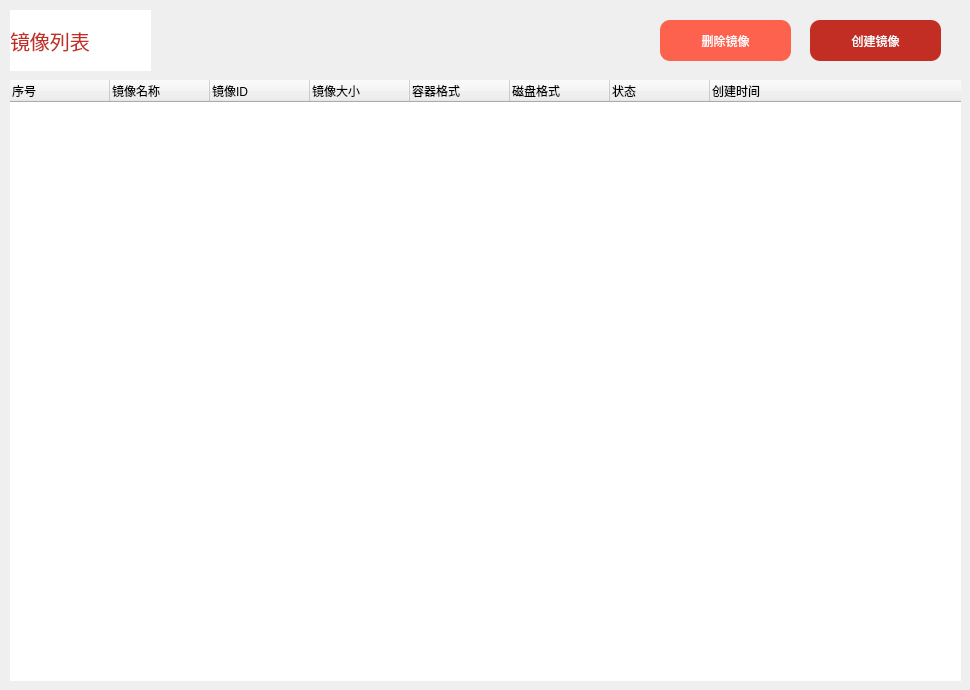
    <widget class="QWidget" name="stack_image">
     <widget class="QPushButton" name="pushButton_delimage">
      <property name="geometry">
       <rect>
        <x>660</x>
        <y>20</y>
        <width>131</width>
        <height>41</height>
       </rect>
      </property>
      <property name="styleSheet">
       <string notr="true">QPushButton{
	font: 57 9pt &quot;HarmonyOS Sans SC&quot;;
	background-color: #fc624e;
	color: white;
	border: none;
	border-radius: 10px;

}

QPushButton:hover {
	background-color: white;
	color: #fc624e;
}</string>
      </property>
      <property name="text">
       <string>删除镜像</string>
      </property>
     </widget>
     <widget class="QTreeWidget" name="tree_images">
      <property name="geometry">
       <rect>
        <x>10</x>
        <y>80</y>
        <width>951</width>
        <height>601</height>
       </rect>
      </property>
      <property name="styleSheet">
       <string notr="true">QTreeWidget {border: none;font: 57 9pt &quot;HarmonyOS Sans SC&quot;;}
QHeaderView::section {font: 57 9pt &quot;HarmonyOS Sans SC&quot;;}
QTreeWidget::item
{
	font: 57 9pt &quot;HarmonyOS Sans SC&quot;;
    height:35px;
    font-size:20px;
}
 
QTreeWidget::item::hover
{
    background-color: #C32E24;
color:white
}
 
QTreeWidget::item:selected
{
    background: #C32E24;
}


QScrollBar:vertical
{
    background:transparent;
    padding-top:10px;
    padding-bottom:10px;
    padding-left:4px;
    padding-right:4px;
    border-left:1px solid transparent;;
}
 
QScrollBar::handle:vertical
{
    background:#C32E24;
    border-radius:6px;
    min-height:60px;
    border-radius:4px;
}
 
QScrollBar::handle:vertical:hover
{
    background:#C32E24;
    border-radius:4px;
}
 
QScrollBar::add-page
{
    background:transparent;
}
 
QScrollBar::sub-page
{
    background:transparent;
}
 
QScrollBar::add-line:vertical
{
    background:url(none) center no-repeat;
}
 
QScrollBar::sub-line:vertical
{
    background:url(none) center no-repeat;
}

QScrollBar:horizontal
{
    background:transparent;
    padding-left:10px;
    padding-right:10px;
    padding-top:4px;
    padding-bottom:4px;
    border-top:1px solid transparent;
}
 
QScrollBar::handle:horizontal
{
    background:#C32E24;
    border-radius:6px;
    min-height:60px;
    border-radius:4px;
}
 
QScrollBar::handle:horizontal:hover
{
    background:#C32E24;
    border-radius:4px;
}
 
QScrollBar::add-line:horizontal
{
    background:url(none) center no-repeat;
}
 
QScrollBar::sub-line:horizontal
{
    background:url(none) center no-repeat;
}</string>
      </property>
      <column>
       <property name="text">
        <string>序号</string>
       </property>
      </column>
      <column>
       <property name="text">
        <string>镜像名称</string>
       </property>
      </column>
      <column>
       <property name="text">
        <string>镜像ID</string>
       </property>
      </column>
      <column>
       <property name="text">
        <string>镜像大小</string>
       </property>
      </column>
      <column>
       <property name="text">
        <string>容器格式</string>
       </property>
      </column>
      <column>
       <property name="text">
        <string>磁盘格式</string>
       </property>
      </column>
      <column>
       <property name="text">
        <string>状态</string>
       </property>
      </column>
      <column>
       <property name="text">
        <string>创建时间</string>
       </property>
      </column>
     </widget>
     <widget class="QPushButton" name="pushButton_addimage">
      <property name="geometry">
       <rect>
        <x>810</x>
        <y>20</y>
        <width>131</width>
        <height>41</height>
       </rect>
      </property>
      <property name="styleSheet">
       <string notr="true">QPushButton{
	font: 57 9pt &quot;HarmonyOS Sans SC&quot;;
	background-color: #C32E24;
	color: white;
	border: none;
	border-radius: 10px;

}

QPushButton:hover {
	background-color: white;
	color: #C32E24;
}</string>
      </property>
      <property name="text">
       <string>创建镜像</string>
      </property>
     </widget>
     <widget class="QLabel" name="label_images">
      <property name="geometry">
       <rect>
        <x>10</x>
        <y>10</y>
        <width>141</width>
        <height>61</height>
       </rect>
      </property>
      <property name="layoutDirection">
       <enum>Qt::LeftToRight</enum>
      </property>
      <property name="styleSheet">
       <string notr="true">QLabel {
	text-align: center;
	font: 57 9pt &quot;HarmonyOS Sans SC&quot;;
	font-size: 20px;
	background-color: white;
	color: #C32E24;
}</string>
      </property>
      <property name="text">
       <string>镜像列表</string>
      </property>
     </widget>
    </widget>
